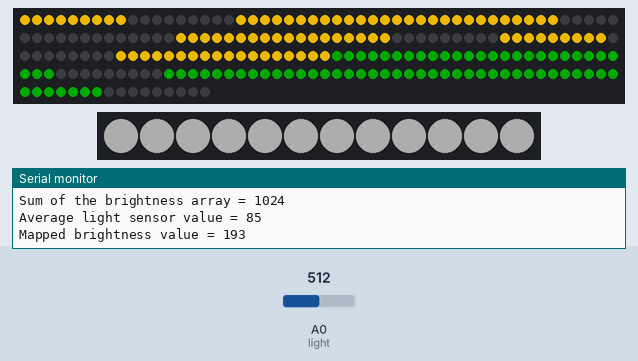
This sketch was run on a simulated Arduino Uno, built with avr-gcc and run on an emulated ATmega328P. Shown: 216 RGB LEDs in strip order, left to right, continuing on the next row, 12 RGB LEDs in strip order, left to right, the last lines printed to the serial monitor. The inputs (shaded band) are chosen by the test bench; at power-on: A0 (light) = 512. Dim RGB values are drawn brighter than linear; the strip is taken to match the declared colour order; the local clock reads 2024-03-15 10:24:30 at power-on unless the sketch sets it.

Above: at 6.0 s.
6.1 s: A0 (light) set to 716
17.1 s: A0 (light) set to 900
27.3 s: A0 (light) set to 1023
At 57.1 s:
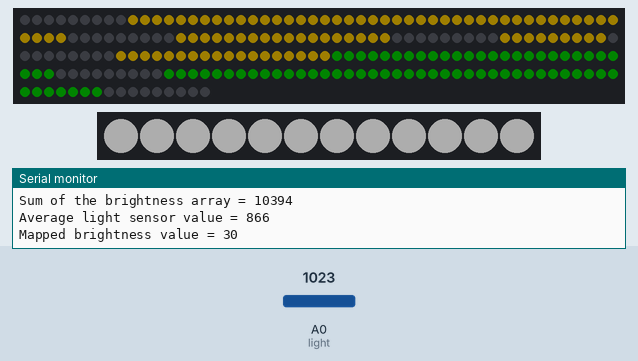
At 77.7 s:
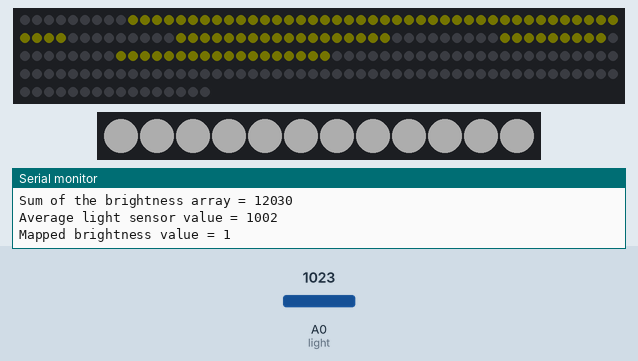
Timing chart, 0 to 79.2 s (numbered marks = the images above; inputs shaded):
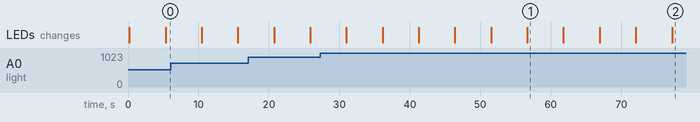

The sketch:

neopixel_seven_seg_clock.ino
```cpp
/*
 * 3D printed smart shelving with a giant hidden digital clock in the front edges of the shelves - DIY Machines
==========
More info and build instructions: https://www.youtube.com/watch?v=8E0SeycTzHw
3D printed parts can be downloaded from here: https://www.thingiverse.com/thing:4207524
You will need to install the Adafruit Neopixel library which can be found in the library manager.
This project also uses the handy DS3231 Simple library:- https://github.com/sleemanj/DS3231_Simple   Please follow the instruction on installing this provided on the libraries page
Before you install this code you need to set the time on your DS3231. Once you have connected it as shown in this project and have installed the DS3231_Simple library (see above) you
 to go to  'File' >> 'Examples' >> 'DS3231_Simple' >> 'Z1_TimeAndDate' >> 'SetDateTime' and follow the instructions in the example to set the date and time on your RTC
==========
 * SAY THANKS:
Buy me a coffee to say thanks: https://ko-fi.com/diymachines
Support us on Patreon: https://www.patreon.com/diymachines
SUBSCRIBE:
■ https://www.youtube.com/channel/UC3jc4X-kEq-dEDYhQ8QoYnQ?sub_confirmation=1
INSTAGRAM: https://www.instagram.com/diy_machines/?hl=en
FACEBOOK: https://www.facebook.com/diymachines/
*/


#include <Adafruit_NeoPixel.h>
#ifdef __AVR__
#endif

#include <DS3231_Simple.h>
DS3231_Simple Clock;

// Create a variable to hold the time data
DateTime MyDateAndTime;

// Which pin on the Arduino is connected to the NeoPixels?
#define LEDCLOCK_PIN    6
#define LEDDOWNLIGHT_PIN    5

// How many NeoPixels are attached to the Arduino?
#define LEDCLOCK_COUNT 216
#define LEDDOWNLIGHT_COUNT 12

  //(red * 65536) + (green * 256) + blue ->for 32-bit merged colour value so 16777215 equals white
int clockMinuteColour = 51200; //1677
int clockHourColour = 140000000; //7712

int clockFaceBrightness = 0;

// Declare our NeoPixel objects:
Adafruit_NeoPixel stripClock(LEDCLOCK_COUNT, LEDCLOCK_PIN, NEO_RGB + NEO_KHZ800);
Adafruit_NeoPixel stripDownlighter(LEDDOWNLIGHT_COUNT, LEDDOWNLIGHT_PIN, NEO_GRB + NEO_KHZ800);
// Argument 1 = Number of pixels in NeoPixel strip
// Argument 2 = Arduino pin number (most are valid)
// Argument 3 = Pixel type flags, add together as needed:
//   NEO_KHZ800  800 KHz bitstream (most NeoPixel products w/WS2812 LEDs)
//   NEO_KHZ400  400 KHz (classic 'v1' (not v2) FLORA pixels, WS2811 drivers)
//   NEO_GRB     Pixels are wired for GRB bitstream (most NeoPixel products)
//   NEO_RGB     Pixels are wired for RGB bitstream (v1 FLORA pixels, not v2)
//   NEO_RGBW    Pixels are wired for RGBW bitstream (NeoPixel RGBW products)


//Smoothing of the readings from the light sensor so it is not too twitchy
const int numReadings = 12;

int readings[numReadings];      // the readings from the analog input
int readIndex = 0;              // the index of the current reading
long total = 0;                  // the running total
long average = 0;                // the average


void setup() {

  Serial.begin(9600);
  Clock.begin();

  // Erase the contents of the EEPROM
  Clock.formatEEPROM();

  // First we will disable any existing alarms
  Clock.disableAlarms();

  // And now add the alarm to happen every second
  Clock.setAlarm(DS3231_Simple::ALARM_EVERY_SECOND);

  Serial.println(F("Logging value of analogRead(A1), enter any character to dump the log."));


  stripClock.begin();           // INITIALIZE NeoPixel stripClock object (REQUIRED)
  stripClock.show();            // Turn OFF all pixels ASAP
  stripClock.setBrightness(100); // Set inital BRIGHTNESS (max = 255)


  stripDownlighter.begin();           // INITIALIZE NeoPixel stripClock object (REQUIRED)
  stripDownlighter.show();            // Turn OFF all pixels ASAP
  stripDownlighter.setBrightness(50); // Set BRIGHTNESS (max = 255)

  //smoothing
    // initialize all the readings to 0:
  for (int thisReading = 0; thisReading < numReadings; thisReading++) {
    readings[thisReading] = 0;
  }

}

void loop() {

  //read the time
  readTheTime();

  //display the time on the LEDs
  displayTheTime();


  //Record a reading from the light sensor and add it to the array
  readings[readIndex] = analogRead(A0); //get an average light level from previouse set of samples
  Serial.print("Light sensor value added to array = ");
  Serial.println(readings[readIndex]);
  readIndex = readIndex + 1; // advance to the next position in the array:

  // if we're at the end of the array move the index back around...
  if (readIndex >= numReadings) {
    // ...wrap around to the beginning:
    readIndex = 0;
  }

  //now work out the sum of all the values in the array
  int sumBrightness = 0;
  for (int i=0; i < numReadings; i++)
    {
        sumBrightness += readings[i];
    }
  Serial.print("Sum of the brightness array = ");
  Serial.println(sumBrightness);

  // and calculate the average:
  int lightSensorValue = sumBrightness / numReadings;
  Serial.print("Average light sensor value = ");
  Serial.println(lightSensorValue);


  //set the brightness based on ambiant light levels
  clockFaceBrightness = map(lightSensorValue,50, 1000, 200, 1);
  stripClock.setBrightness(clockFaceBrightness); // Set brightness value of the LEDs
  Serial.print("Mapped brightness value = ");
  Serial.println(clockFaceBrightness);

  stripClock.show();

   //(red * 65536) + (green * 256) + blue ->for 32-bit merged colour value so 16777215 equals white
  stripDownlighter.fill(16777215, 0, LEDDOWNLIGHT_COUNT);
  stripDownlighter.show();

  delay(5000);   //this 5 second delay to slow things down during testing

}


void readTheTime(){
  // Ask the clock for the data.
  MyDateAndTime = Clock.read();

  // And use it
  Serial.println("");
  Serial.print("Time is: ");   Serial.print(MyDateAndTime.Hour);
  Serial.print(":"); Serial.print(MyDateAndTime.Minute);
  Serial.print(":"); Serial.println(MyDateAndTime.Second);
  Serial.print("Date is: 20");   Serial.print(MyDateAndTime.Year);
  Serial.print(":");  Serial.print(MyDateAndTime.Month);
  Serial.print(":");    Serial.println(MyDateAndTime.Day);
}

void displayTheTime(){

  stripClock.clear(); //clear the clock face


  int firstMinuteDigit = MyDateAndTime.Minute % 10; //work out the value of the first digit and then display it
  displayNumber(firstMinuteDigit, 0, clockMinuteColour);


  int secondMinuteDigit = floor(MyDateAndTime.Minute / 10); //work out the value for the second digit and then display it
  displayNumber(secondMinuteDigit, 63, clockMinuteColour);


  int firstHourDigit = MyDateAndTime.Hour; //work out the value for the third digit and then display it
  if (firstHourDigit > 12){
    firstHourDigit = firstHourDigit - 12;
  }

 // Comment out the following three lines if you want midnight to be shown as 12:00 instead of 0:00
//  if (firstHourDigit == 0){
//    firstHourDigit = 12;
//  }

  firstHourDigit = firstHourDigit % 10;
  displayNumber(firstHourDigit, 126, clockHourColour);


  int secondHourDigit = MyDateAndTime.Hour; //work out the value for the fourth digit and then display it

// Comment out the following three lines if you want midnight to be shwon as 12:00 instead of 0:00
//  if (secondHourDigit == 0){
//    secondHourDigit = 12;
//  }

 if (secondHourDigit > 12){
    secondHourDigit = secondHourDigit - 12;
  }
    if (secondHourDigit > 9){
      stripClock.fill(clockHourColour,189, 18);
    }

  }


void displayNumber(int digitToDisplay, int offsetBy, int colourToUse)
{
    switch (digitToDisplay)
    {
    case 0:
    digitZero(offsetBy,colourToUse);
      break;
    case 1:
      digitOne(offsetBy,colourToUse);
      break;
    case 2:
    digitTwo(offsetBy,colourToUse);
      break;
    case 3:
    digitThree(offsetBy,colourToUse);
      break;
    case 4:
    digitFour(offsetBy,colourToUse);
      break;
    case 5:
    digitFive(offsetBy,colourToUse);
      break;
    case 6:
    digitSix(offsetBy,colourToUse);
      break;
    case 7:
    digitSeven(offsetBy,colourToUse);
      break;
    case 8:
    digitEight(offsetBy,colourToUse);
      break;
    case 9:
    digitNine(offsetBy,colourToUse);
      break;
    default:
     break;
  }
}
```

digits.ino
```cpp
void digitZero(int offset, int colour){
    stripClock.fill(colour, (0 + offset), 27);
    stripClock.fill(colour, (36 + offset), 27);
}

void digitOne(int offset, int colour){
    stripClock.fill(colour, (0 + offset), 9);
    stripClock.fill(colour, (36 + offset), 9);
}

void digitTwo(int offset, int colour){
    stripClock.fill(colour, (0 + offset), 18);
    stripClock.fill(colour, (27 + offset), 9);
    stripClock.fill(colour, (45 + offset), 18);
}

void digitThree(int offset, int colour){
    stripClock.fill(colour, (0 + offset), 18);
    stripClock.fill(colour, (27 + offset), 27);
}

void digitFour(int offset, int colour){
    stripClock.fill(colour, (0 + offset), 9);
    stripClock.fill(colour, (18 + offset), 27);
}

void digitFive(int offset, int colour){
    stripClock.fill(colour, (9 + offset), 45);
}

void digitSix(int offset, int colour){
    stripClock.fill(colour, (9 + offset), 54);
}

void digitSeven(int offset, int colour){
    stripClock.fill(colour, (0 + offset), 18);
    stripClock.fill(colour, (36 + offset), 9);
}

void digitEight(int offset, int colour){
    stripClock.fill(colour, (0 + offset), 63);
}

void digitNine(int offset, int colour){
    stripClock.fill(colour, (0 + offset), 45);
}
```
